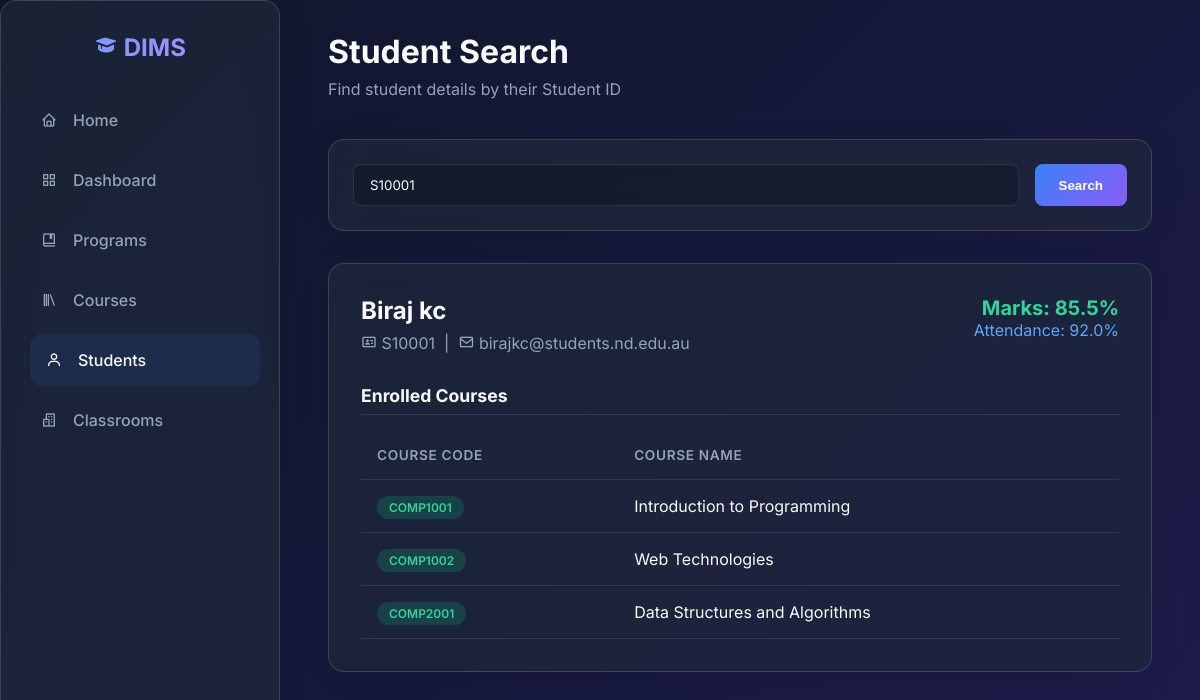
The app's page /students?student_id=S10001 with its own data.
### tables this page shows
CREATE TABLE Students (
    studentID           TEXT    PRIMARY KEY,  -- e.g. 'S10001'
    studName            TEXT    NOT NULL,     -- Full name
    age                 INTEGER NOT NULL,     -- Age in years
    email               TEXT    NOT NULL UNIQUE, -- University email
    address             TEXT,                 -- Residential address (optional)
    contactNum          TEXT,                 -- Phone number (optional)
    marksPercentage     REAL    NOT NULL      -- Overall marks percentage
                        DEFAULT 0.0
                        CHECK (marksPercentage BETWEEN 0.0 AND 100.0),
    attendancePercentage REAL   NOT NULL      -- Overall attendance percentage
                        DEFAULT 0.0
                        CHECK (attendancePercentage BETWEEN 0.0 AND 100.0)
);

CREATE TABLE Courses (
    courseCode          TEXT    PRIMARY KEY,  -- e.g. 'COMP1001', 'COMP6003'
    courseName          TEXT    NOT NULL,     -- e.g. 'Introduction to Programming'
    num_of_assessments  INTEGER NOT NULL,     -- Number of graded assessments
    semester            INTEGER NOT NULL      -- Semester number: 1, 2, 3, etc.
                        CHECK (semester BETWEEN 1 AND 8),
    progID              TEXT    NOT NULL,     -- FK → Programs
    classID             TEXT    NOT NULL,     -- FK → Classrooms

    FOREIGN KEY (progID)   REFERENCES Programs(progID)   ON DELETE CASCADE,
    FOREIGN KEY (classID)  REFERENCES Classrooms(classID) ON DELETE SET NULL
);

### routes/students.py (the view)
@students_bp.route('/students')
def search_students():
    student_id = request.args.get('student_id')
    student = None
    students = []
    enrollments = []
    if student_id:
        student = Student.get_student(student_id)
        if student:
            enrollments = Student.get_enrollments(student_id)
    else:
        students = Student.get_all_students()
    return render_template(
        'students.html',
        student=student,
        students=students,
        enrollments=enrollments
    )

### models/student.py (called while the page is built)
    @staticmethod
    def get_student(student_id):
        with sqlite3.connect('database.db') as conn:
            conn.row_factory = sqlite3.Row
            cursor = conn.cursor()
            cursor.execute("SELECT * FROM Students WHERE studentID = ?", (student_id,))
            row = cursor.fetchone()
            if row:
                return Student(**dict(row))
        return None

    @staticmethod
    def get_enrollments(student_id):
        enrollments = []
        with sqlite3.connect('database.db') as conn:
            conn.row_factory = sqlite3.Row
            cursor = conn.cursor()
            cursor.execute('''
                SELECT c.courseCode, c.courseName
                FROM Enrollments e
                JOIN Courses c ON e.courseID = c.courseCode
                WHERE e.studentID = ?
            ''', (student_id,))
            enrollments = [dict(row) for row in cursor.fetchall()]
        return enrollments

### templates/students.html (shortened to what this page needs)
{% extends "base.html" %}
{% block content %}
<div class="page-header">
    <h1>Student Search</h1>
    <p>Find student details by their Student ID</p>
</div>
<div class="glass" style="padding: 1.5rem; margin-bottom: 2rem;">
    <form action="{{ url_for('students.search_students') }}" method="GET" class="search-bar" style="margin-bottom: 0;">
        <input type="text" name="student_id" placeholder="Student ID (e.g., S10001)"
            value="{{ request.args.get('student_id', '') }}">
        <button type="submit" class="btn">Search</button>
    </form>
</div>
{% if student %}
<div class="glass" style="padding: 2rem;">
    <div style="display: flex; justify-content: space-between; align-items: flex-start; margin-bottom: 2rem;">
        <div>
            <h2 style="font-size: 1.5rem; margin-bottom: 0.5rem;">{{ student.studName }}</h2>
            <p style="color: var(--text-muted);"><i class='bx bx-id-card'></i> {{ student.studentID }} &nbsp;|&nbsp; <i
                    class='bx bx-envelope'></i> {{ student.email }}</p>
        </div>
        <div style="text-align: right;">
            <div
                style="font-size: 1.25rem; font-weight: 700; color: {% if student.marksPercentage >= 50 %}#34d399{% else %}#f87171{% endif %};">
                Marks: {{ student.marksPercentage }}%
            </div>
            <div
                style="font-size: 1rem; color: {% if student.attendancePercentage >= 75 %}#60a5fa{% else %}#f87171{% endif %};">
                Attendance: {{ student.attendancePercentage }}%
            </div>
        </div>
    </div>
    <h3
        style="font-size: 1.1rem; margin-bottom: 1rem; border-bottom: 1px solid var(--border-color); padding-bottom: 0.5rem;">
        Enrolled Courses</h3>
    <div class="table-container" style="padding: 0; margin-top: 0;">
        <table>
            <thead>
                <tr>
                    <th>Course Code</th>
                    <th>Course Name</th>
                </tr>
            </thead>
            <tbody>
                {% if enrollments %}
                {% for e in enrollments %}
                <tr>
                    <td><span class="badge badge-green">{{ e.courseCode }}</span></td>
                    <td>{{ e.courseName }}</td>
                </tr>
                {% endfor %}
                {% else %}
                <tr>
                    <td colspan="2" style="text-align: center; color: var(--text-muted);">No enrollments found.</td>
                </tr>
                {% endif %}
            </tbody>
        </table>
    </div>
</div>
{% elif request.args %}
<div class="glass" style="padding: 2rem; text-align: center; color: var(--text-muted);">
    <i class='bx bx-error-circle' style="font-size: 3rem; margin-bottom: 1rem; color: #f87171;"></i>
    <p>Student not found. Please check the ID and try again.</p>
</div>
{% endif %}
{% endblock %}

### static/style.css (style rules this page uses)
:root { --bg-dark: #0f172a; --bg-card: rgba(30, 41, 59, 0.7); --text-main: #f8fafc; --text-muted: #94a3b8; --primary: #3b82f6; --primary-hover: #2563eb; --secondary: #8b5cf6; --border-color: rgba(255, 255, 255, 0.1); --glass-shadow: 0 4px 30px rgba(0, 0, 0, 0.1); --glass-border: 1px solid rgba(255, 255, 255, 0.15); }
* { box-sizing: border-box; margin: 0; padding: 0; }
body { font-family: 'Inter', sans-serif; background: linear-gradient(135deg, var(--bg-dark), #1e1b4b); color: var(--text-main); min-height: 100vh; display: flex; overflow-x: hidden; }
.glass { background: var(--bg-card); backdrop-filter: blur(16px); -webkit-backdrop-filter: blur(16px); border: var(--glass-border); border-radius: 16px; box-shadow: var(--glass-shadow); }
.page-header { margin-bottom: 2.5rem; }
.page-header h1 { font-size: 2rem; font-weight: 700; margin-bottom: 0.5rem; }
.page-header p { color: var(--text-muted); }
.table-container { width: 100%; overflow-x: auto; padding: 1.5rem; margin-top: 1.5rem; }
table { width: 100%; border-collapse: collapse; text-align: left; }
th, td { padding: 1rem; border-bottom: 1px solid var(--border-color); }
th { font-weight: 600; color: var(--text-muted); text-transform: uppercase; font-size: 0.85rem; letter-spacing: 0.05em; }
.search-bar { display: flex; gap: 1rem; margin-bottom: 2rem; }
input[type="text"], input[type="number"], select { width: 100%; padding: 0.75rem 1rem; background: rgba(0, 0, 0, 0.2); border: 1px solid var(--border-color); border-radius: 8px; color: var(--text-main); font-family: inherit; transition: all 0.3s ease; }
.btn { padding: 0.75rem 1.5rem; border: none; border-radius: 8px; background: linear-gradient(135deg, var(--primary), var(--secondary)); color: white; font-weight: 600; cursor: pointer; transition: opacity 0.3s ease, transform 0.2s ease; }
.badge { padding: 0.25rem 0.75rem; border-radius: 9999px; font-size: 0.75rem; font-weight: 600; }
.badge-green { background: rgba(16, 185, 129, 0.2); color: #34d399; }

### records on screen
Students: studName "Biraj kc", studentID "S10001", email "birajkc@students.nd.edu.au", marksPercentage "85.5", attendancePercentage "92.0"
Courses: courseCode "COMP1001", courseName "Introduction to Programming"
Courses: courseCode "COMP1002", courseName "Web Technologies"
Courses: courseCode "COMP2001", courseName "Data Structures and Algorithms"
